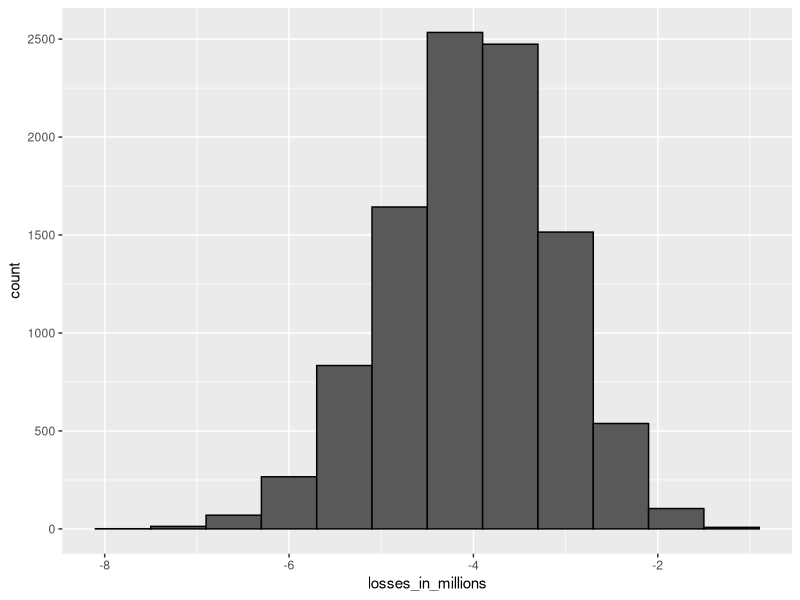

R code for this plot: (Note: a time limit stopped this script after it produced the figure.)
## ---- chunk 1
n <- 1000
loss_per_foreclosure <- -200000
p <- 0.02 
defaults <- sample( c(0,1), n, prob=c(1-p, p), replace = TRUE)
sum(defaults * loss_per_foreclosure)
## ---- chunk 2
B <- 10000
losses <- replicate(B, {
    defaults <- sample( c(0,1), n, prob=c(1-p, p), replace = TRUE) 
  sum(defaults * loss_per_foreclosure)
})
## ---- chunk 3
library(tidyverse)
data.frame(losses_in_millions = losses/10^6) %>% ggplot(aes(losses_in_millions)) + geom_histogram(binwidth = 0.6, col="black")
## ---- chunk 4
n*(p*loss_per_foreclosure + (1-p)*0)
sqrt(n)*abs(loss_per_foreclosure)*sqrt(p*(1-p))
## ---- chunk 5
- loss_per_foreclosure*p/(1-p)
## ---- chunk 6
qnorm(0.01)
## ---- chunk 7
l <- loss_per_foreclosure
z <- qnorm(0.01)
x <- -l*( n*p - z*sqrt(n*p*(1-p)))/ ( n*(1-p) + z*sqrt(n*p*(1-p)))
x
## ---- chunk 8
loss_per_foreclosure*p + x*(1-p)
## ---- chunk 9
n*(loss_per_foreclosure*p + x*(1-p)) 
## ---- chunk 10
B <- 100000
profit <- replicate(B, {
    draws <- sample( c(x, loss_per_foreclosure), n, 
                        prob=c(1-p, p), replace = TRUE) 
    sum(draws)
})
mean(profit)
mean(profit<0)
## ---- chunk 11
p <- 0.04
r <- (- loss_per_foreclosure*p/(1-p)) / 180000
r
## ---- chunk 12
r <- 0.05
x <- r*180000
loss_per_foreclosure*p + x * (1-p)
## ---- chunk 13
z <- qnorm(0.01)
n <- ceiling((z^2*(x-l)^2*p*(1-p))/(l*p + x*(1-p))^2)
n
## ---- chunk 14
n*(loss_per_foreclosure*p + x * (1-p))
## ---- chunk 15
p <- 0.04
x <- 0.05*180000
profit <- replicate(B, {
    draws <- sample( c(x, loss_per_foreclosure), n, 
                        prob=c(1-p, p), replace = TRUE) 
    sum(draws)
})
mean(profit<0)
## ---- chunk 16
p <- 0.04
x <- 0.05*180000
profit <- replicate(B, {
    new_p <- 0.04 + sample(seq(-0.01, 0.01, length = 100), 1)
    draws <- sample( c(x, loss_per_foreclosure), n, 
                        prob=c(1-new_p, new_p), replace = TRUE) 
    sum(draws)
})
## ---- chunk 17
mean(profit)
## ---- chunk 18
mean(profit<0)
## ---- chunk 19
mean(profit < -10000000)
## ---- chunk 20
data.frame(profit_in_millions=profit/10^6) %>% 
  ggplot(aes(profit_in_millions)) + 
  geom_histogram(color="black", binwidth = 5)
